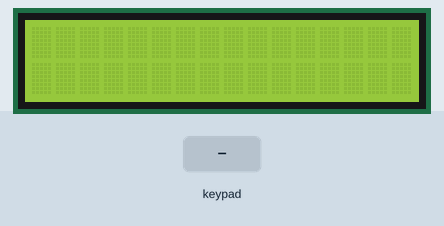
A sketch run on a simulated Arduino Uno, built with avr-gcc and run on an emulated ATmega328P. Shown: 16×2 character LCD. The inputs (shaded band) are chosen by the test bench. Random numbers use the default seed unless the sketch sets one; what the sketch prints to the serial monitor is not drawn.

Above: at 1.2 s.
1.3 s: keypad keys 7 + 5 = pressed 0.4 s apart
At 3.4 s:
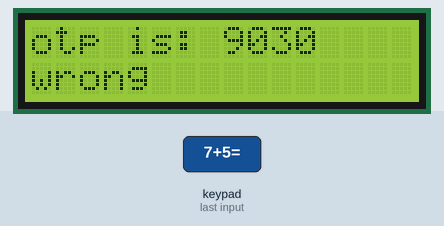
4.4 s: key '7' pressed
At 4.8 s:
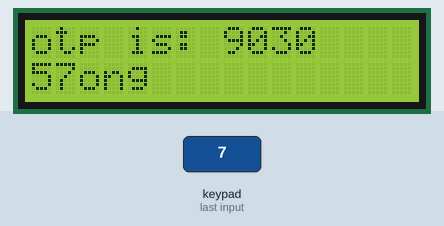
5.9 s: keypad keys 1 1 1 0 9 8 pressed 0.4 s apart
At 8.5 s:
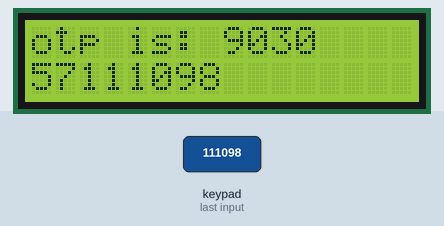
9.8 s: key '8' pressed
At 11.0 s:
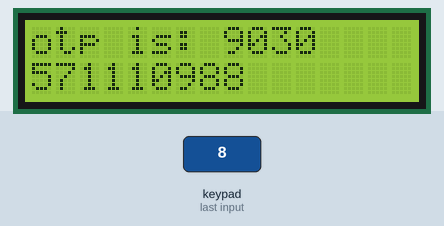
11.3 s: key 'C' pressed
At 12.3 s:
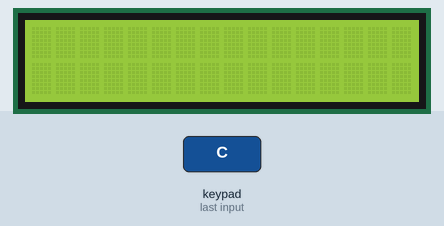
12.8 s: keypad keys 1 1 1 0 9 8 = pressed 0.4 s apart
At 16.3 s:
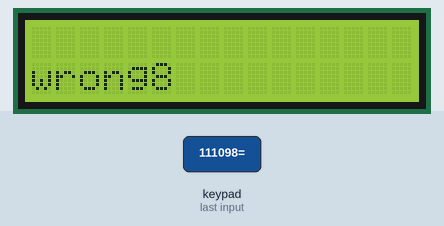
Timing chart, 0 to 17.8 s (numbered marks = the images above; inputs shaded):
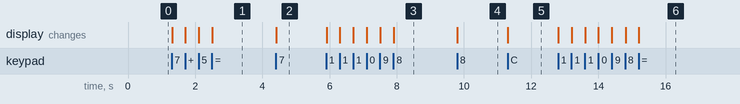

Measured:
- after the input at 1.3 s, the display: first changes at once (image 1 shows a later state)
- after the input at 4.4 s, the display: changes at once (image 2)
- after the input at 5.9 s, the display: first changes at once (image 3 shows a later state)
- after the input at 9.8 s, the display: changes at once (image 4)
- after the input at 11.3 s, the display: changes at once (image 5)
- after the input at 12.8 s, the display: first changes at once (image 6 shows a later state)

The sketch:

otp_based.ino
```cpp
#include<LiquidCrystal.h>
#include<Keypad.h>

LiquidCrystal lcd(A5,A4,A3,A2,A1,A0);

const byte ROWS = 4;
const byte COLS = 4;

long t = 0;
bool ts = false;

char keys[ROWS][COLS] = {
  {'7','8','9','E'},
  {'4','5','6','X'},
  {'1','2','3','-'},
  {'C','0','=','+'}
};

const byte rowPins[ROWS] = {11,10,9,8};
const byte colPins[COLS] = {7,6,5,4};

String otp = "";
String userInput = "";

Keypad keypad = Keypad(makeKeymap(keys),rowPins, colPins, ROWS, COLS);


void setup() {
  // put your setup code here, to run once:
  lcd.begin(16,2);
  lcd.setCursor(0,0);
  Serial.begin(9600);
}

void loop() {
  // put your main code here, to run repeatedly:
  char key = keypad.getKey();


  if(key){

      if(key >= '0' && key <= '9'){
        userInput += key;
        lcd.setCursor(0,1);
        lcd.print(userInput);
        Serial.print(userInput);


      }


    if(key == 'C'){
      lcd.clear();
      userInput = "";
    }
    if(key == '+'){
      t = millis();
      ts = true;
      //lcd.setCursor(8,1);
      //lcd.print(10000-t);

      userInput = "";
      lcd.setCursor(0,0);
      lcd.print("otp is: ");
      otp = random(1111,9999);
      lcd.print(otp);
      /*lcd.setCursor(8,1);
      lcd.print(10000-millis());*/
    }

    if(key == '='){
      if(otp == userInput){
        lcd.setCursor(0,1);
        lcd.print("Done");
      }
      if(otp != userInput){
        lcd.setCursor(0,1);
        lcd.print("wrong");
      }
    }
//    lcd.print(key);
//    Serial.println(key);
  }
}
```
